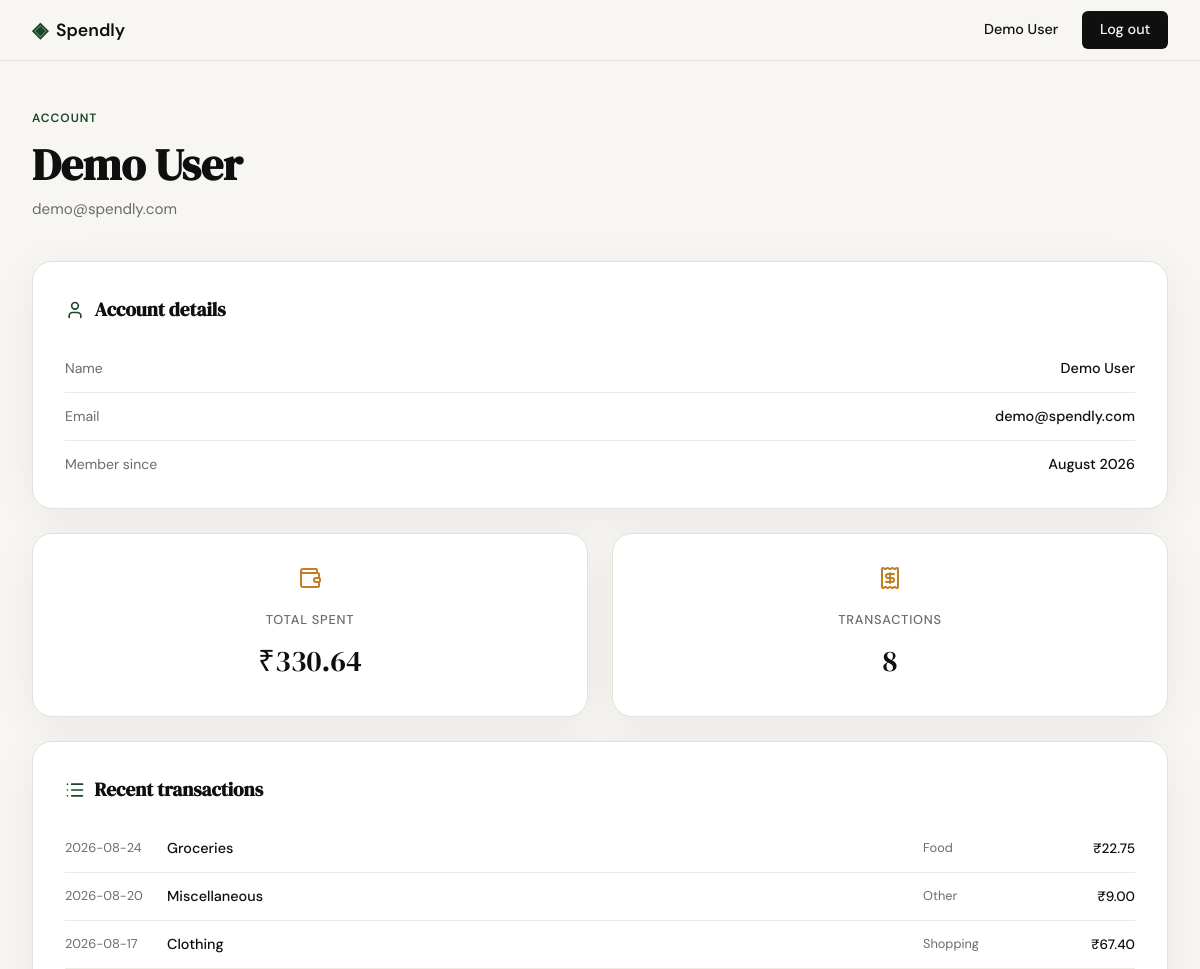
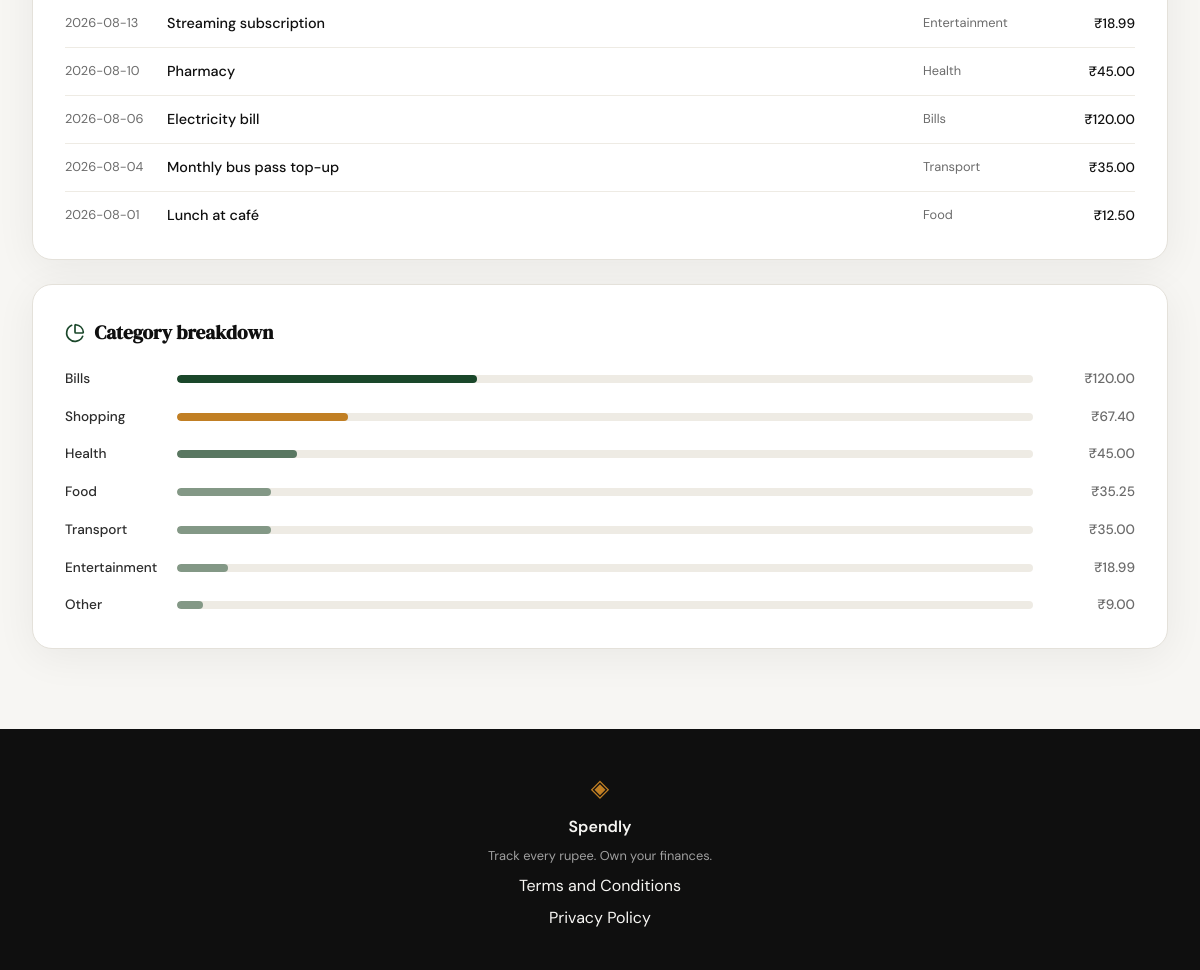
Screenshot of /profile (signed in) with the database file from the repository (2 pictures, top to bottom).
### tables this page shows
CREATE TABLE users (
            id            INTEGER PRIMARY KEY AUTOINCREMENT,
            name          TEXT    NOT NULL,
            email         TEXT    NOT NULL UNIQUE,
            password_hash TEXT    NOT NULL,
            created_at    TEXT    DEFAULT (datetime('now'))
        );

CREATE TABLE expenses (
            id          INTEGER PRIMARY KEY AUTOINCREMENT,
            user_id     INTEGER NOT NULL REFERENCES users(id),
            amount      REAL    NOT NULL,
            category    TEXT    NOT NULL,
            date        TEXT    NOT NULL,
            description TEXT,
            created_at  TEXT    DEFAULT (datetime('now'))
        );

### app.py (the view)
@app.route("/profile")
@login_required
def profile():
    user = get_user_by_id(session["user_id"])
    if user is None:
        session.clear()
        return redirect(url_for("login"))
    stats = get_summary_stats(session["user_id"])
    return render_template(
        "profile.html",
        user=user,
        total_spent=stats["total_spent"],
        transaction_count=stats["transaction_count"],
        top_category=stats["top_category"],
        recent_transactions=get_recent_transactions(session["user_id"]),
        category_breakdown=get_category_breakdown(session["user_id"]),
    )

### app.py (called while the page is built)
def login_required(view):
    @wraps(view)
    def wrapped_view(*args, **kwargs):
        if session.get("user_id") is None:
            return redirect(url_for("login"))
        return view(*args, **kwargs)
    return wrapped_view

### database/db.py (called while the page is built)
def get_db():
    conn = sqlite3.connect(DB_PATH)
    conn.row_factory = sqlite3.Row
    conn.execute("PRAGMA foreign_keys = ON")
    return conn

### database/queries.py (called while the page is built)
def get_user_by_id(user_id):
    conn = get_db()
    row = conn.execute(
        "SELECT id, name, email, created_at FROM users WHERE id = ?",
        (user_id,),
    ).fetchone()
    conn.close()
    if row is None:
        return None
    member_since = datetime.strptime(row["created_at"], "%Y-%m-%d %H:%M:%S").strftime("%B %Y")
    return {
        "id": row["id"],
        "name": row["name"],
        "email": row["email"],
        "member_since": member_since,
    }

def get_summary_stats(user_id):
    conn = get_db()
    totals = conn.execute(
        "SELECT COALESCE(SUM(amount), 0) AS total_spent, COUNT(*) AS transaction_count "
        "FROM expenses WHERE user_id = ?",
        (user_id,),
    ).fetchone()
    if totals["transaction_count"] == 0:
        conn.close()
        return {"total_spent": 0, "transaction_count": 0, "top_category": "—"}
    top = conn.execute(
        "SELECT category FROM expenses WHERE user_id = ? "
        "GROUP BY category ORDER BY SUM(amount) DESC, category ASC LIMIT 1",
        (user_id,),
    ).fetchone()
    conn.close()
    return {
        "total_spent": totals["total_spent"],
        "transaction_count": totals["transaction_count"],
        "top_category": top["category"],
    }

def get_recent_transactions(user_id, limit=10):
    conn = get_db()
    rows = conn.execute(
        "SELECT date, description, category, amount FROM expenses "
        "WHERE user_id = ? ORDER BY date DESC, id DESC LIMIT ?",
        (user_id, limit),
    ).fetchall()
    conn.close()
    return [dict(row) for row in rows]

### templates/profile.html (shortened to what this page needs)
{% extends "base.html" %}
{% block head %}
<link rel="stylesheet" href="{{ url_for('static', filename='css/profile.css') }}">
{% endblock %}
{% block content %}
<section class="profile-section">
    <div class="profile-header">
        <p class="profile-eyebrow">Account</p>
        <h1 class="profile-title">{{ user["name"] }}</h1>
        <p class="profile-subtitle">{{ user["email"] }}</p>
    </div>
    <div class="profile-grid">
        <div class="profile-card">
            <h2 class="profile-card-title"><i data-lucide="user"></i> Account details</h2>
            <dl class="profile-info-list">
                <div class="profile-info-row">
                    <dt>Name</dt>
                    <dd>{{ user["name"] }}</dd>
                </div>
                <div class="profile-info-row">
                    <dt>Email</dt>
                    <dd>{{ user["email"] }}</dd>
                </div>
                <div class="profile-info-row">
                    <dt>Member since</dt>
                    <dd>{{ user["member_since"] }}</dd>
                </div>
            </dl>
        </div>
        <div class="profile-stats-row">
            <div class="profile-card profile-stat-card">
                <i data-lucide="wallet" class="profile-stat-icon"></i>
                <p class="profile-stat-label">Total spent</p>
                <p class="profile-stat-value">₹{{ "%.2f"|format(total_spent) }}</p>
            </div>
            <div class="profile-card profile-stat-card">
                <i data-lucide="receipt" class="profile-stat-icon"></i>
                <p class="profile-stat-label">Transactions</p>
                <p class="profile-stat-value">{{ transaction_count }}</p>
            </div>
        </div>
        <div class="profile-card">
            <h2 class="profile-card-title"><i data-lucide="list"></i> Recent transactions</h2>
            {% if recent_transactions %}
            <div class="profile-tx-list">
                {% for tx in recent_transactions %}
                <div class="profile-tx-row">
                    <span class="profile-tx-date">{{ tx["date"] }}</span>
                    <span class="profile-tx-desc">{{ tx["description"] }}</span>
                    <span class="profile-tx-cat">{{ tx["category"] }}</span>
                    <span class="profile-tx-amt">₹{{ "%.2f"|format(tx["amount"]) }}</span>
                </div>
                {% endfor %}
            </div>
            {% else %}
            <p class="profile-empty">No expenses yet.</p>
            {% endif %}
        </div>
        <div class="profile-card">
            <h2 class="profile-card-title"><i data-lucide="pie-chart"></i> Category breakdown</h2>
            {% if category_breakdown %}
            <div class="profile-bars">
                {% for cat in category_breakdown %}
                <div class="profile-bar-row">
                    <span class="profile-cat">{{ cat["name"] }}</span>
                    <div class="profile-bar-track">
                        <div class="profile-bar" style="width: {{ cat['pct'] }}%"></div>
                    </div>
                    <span class="profile-amt">₹{{ "%.2f"|format(cat["amount"]) }}</span>
                </div>
                {% endfor %}
            </div>
            {% else %}
            <p class="profile-empty">No expenses yet.</p>
            {% endif %}
        </div>
    </div>
</section>
{% endblock %}

### templates/base.html (shortened to what this page needs)
<!DOCTYPE html>
<html lang="en">
<head>
    <link rel="stylesheet" href="{{ url_for('static', filename='css/style.css') }}">
    {% block head %}{% endblock %}
</head>
<body>
    <nav class="navbar">
        <div class="nav-inner">
            <a href="{{ url_for('landing') }}" class="nav-brand">
                <span class="brand-icon">◈</span>
                <span class="brand-name">Spendly</span>
            </a>
            <div class="nav-links">
                {% if session.get("user_id") %}
                    <span class="nav-username">{{ session["user_name"] }}</span>
                    <a href="{{ url_for('logout') }}" class="nav-cta">Log out</a>
                {% else %}
                    <a href="{{ url_for('login') }}">Sign in</a>
                    <a href="{{ url_for('register') }}" class="nav-cta">Get started</a>
                {% endif %}
            </div>
        </div>
    </nav>
    <main class="main-content">
        {% block content %}{% endblock %}
    </main>
    <footer class="footer">
        <div class="footer-inner">
            <span class="brand-icon">◈</span>
            <span class="footer-name">Spendly</span>
            <p class="footer-copy">Track every rupee. Own your finances.</p>
            <a href="/terms">Terms and Conditions</a>
            <a href="/privacy">Privacy Policy</a>
        </div>
    </footer>
</body>
</html>

### static/css/style.css (style rules this page uses)
:root { --ink: #0f0f0f; --ink-soft: #2d2d2d; --ink-muted: #6b6b6b; --ink-faint: #a0a0a0; --paper: #f7f6f3; --paper-warm: #f0ede6; --paper-card: #ffffff; --accent: #1a472a; --accent-light: #e8f0eb; --accent-2: #c17f24; --accent-2-light: #fdf3e3; --danger: #c0392b; --danger-light: #fdecea; --border: #e4e1da; --border-soft: #eeebe4; --font-display: 'DM Serif Display', Georgia, serif; --font-body: 'DM Sans', system-ui, sans-serif; --max-width: 1200px; --auth-width: 440px; --radius-sm: 6px; --radius-md: 12px; --radius-lg: 20px; }
*, *::before, *::after { box-sizing: border-box; margin: 0; padding: 0; }
html { font-size: 16px; scroll-behavior: smooth; }
body { background: var(--paper); color: var(--ink); font-family: var(--font-body); font-size: 1rem; line-height: 1.6; -webkit-font-smoothing: antialiased; }
a { color: inherit; text-decoration: none; }
.navbar { position: sticky; top: 0; z-index: 100; background: var(--paper); border-bottom: 1px solid var(--border); padding: 0 2rem; }
.nav-inner { max-width: var(--max-width); margin: 0 auto; height: 60px; display: flex; align-items: center; justify-content: space-between; }
.nav-brand { display: flex; align-items: center; gap: 0.5rem; font-family: var(--font-body); font-weight: 600; font-size: 1.1rem; color: var(--ink); }
.brand-icon { color: var(--accent); font-size: 1.3rem; }
.brand-name { color: var(--ink); }
.nav-links { display: flex; align-items: center; gap: 1.5rem; font-size: 0.9rem; font-weight: 500; }
.nav-links a { color: var(--ink-muted); transition: color 0.2s; }
.nav-cta { background: var(--ink) !important; color: var(--paper) !important; padding: 0.45rem 1.1rem; border-radius: var(--radius-sm); transition: background 0.2s !important; }
.main-content { min-height: calc(100vh - 60px - 100px); }
.footer { background: var(--ink); color: var(--paper); padding: 2.5rem 2rem; text-align: center; }
.footer-inner { display: flex; flex-direction: column; align-items: center; gap: 0.4rem; }
.footer .brand-icon { color: var(--accent-2); font-size: 1.5rem; }
.footer-name { font-weight: 600; font-size: 1rem; }
.footer-copy { font-size: 0.8rem; color: var(--ink-faint); }

### rows the page displays
users: user_name "Demo User", name "Demo User", email "demo@spendly.com"
expenses: date "2026-08-24", description "Groceries", category "Food", amount "22.75"
expenses: date "2026-08-20", description "Miscellaneous", category "Other", amount "9.00", name "Other", {{ cat['pct'] }} 3 (drawn)
expenses: date "2026-08-17", description "Clothing", category "Shopping", amount "67.40", name "Shopping", {{ cat['pct'] }} 20 (drawn)
expenses: date "2026-08-13", description "Streaming subscription", category "Entertainment", amount "18.99", name "Entertainment", {{ cat['pct'] }} 6 (drawn)
expenses: date "2026-08-10", description "Pharmacy", category "Health", amount "45.00", name "Health", {{ cat['pct'] }} 14 (drawn)
expenses: date "2026-08-06", description "Electricity bill", category "Bills", amount "120.00", name "Bills", {{ cat['pct'] }} 35 (drawn)
expenses: date "2026-08-04", description "Monthly bus pass top-up", category "Transport", amount "35.00", name "Transport", {{ cat['pct'] }} 11 (drawn)
expenses: date "2026-08-01", description "Lunch at café", category "Food", amount "12.50"

### other values shown
{{ user["member_since"] }} "August 2026"
{{ "%.2f"|format(total_spent) }} "330.64"
{{ transaction_count }} "8"
{{ cat["name"] }} "Food"
{{ "%.2f"|format(cat["amount"]) }} "35.25"
